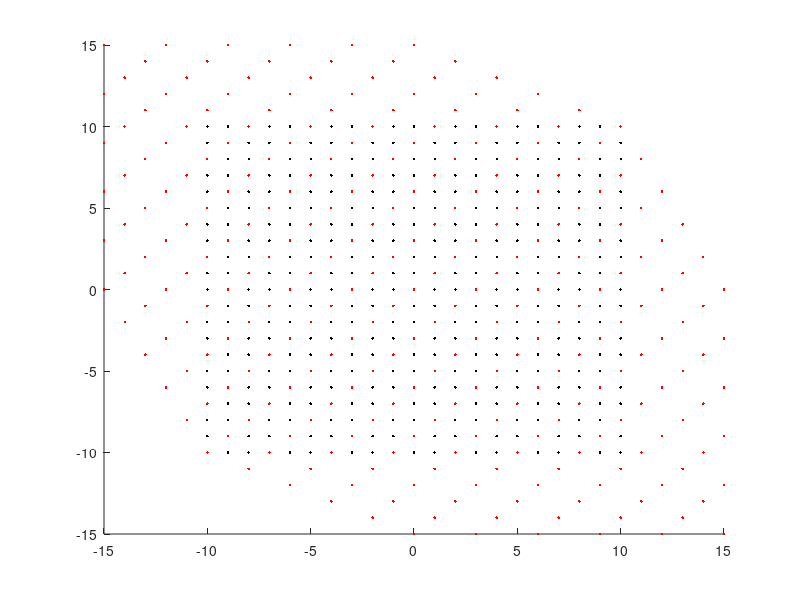

This chart was generated by the following MATLAB code:
% eigen_vector
A=[2 -1; -1 2];

X=[];
for i=-10:10
   x = i*ones(1,21).';
   X=[X;x];
end

y=linspace(-10,10,21).';
Y=y;
for i=1:20
   Y=[Y;y];
end

trans_X=[];
trans_Y=[];
for i=1:length(X)

trans_v=A*[X(i);Y(i)];
trans_X=[trans_X;trans_v(1)];
trans_Y=[trans_Y;trans_v(2)];
end

figure();
hold on;
plot(X,Y,'k','Marker','.', 'LineStyle','none');
plot(trans_X,trans_Y,'k','Marker','.', 'LineStyle','none','Color','r');
xlim([-15 15]);
ylim([-15 15]);

hold off;


